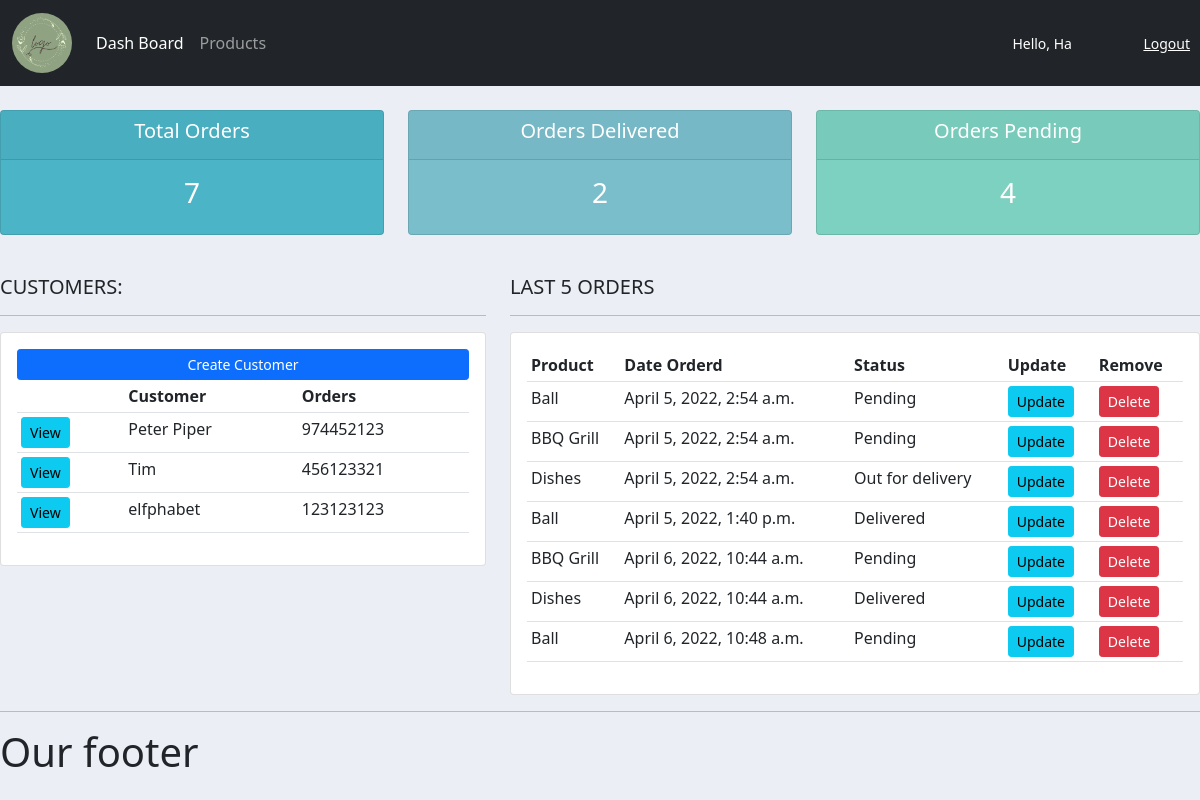
The app's page / (signed in) with its own data.
### accounts/models.py (models this page shows, shortened)
class Customer(models.Model):
    user = models.OneToOneField(User, null=True, blank=True, on_delete=models.CASCADE)
    name = models.CharField(max_length=50, null=True)
    phone = models.CharField(max_length=50, null=True)
    email = models.CharField(max_length=50, null=True)
    date_created = models.DateTimeField(auto_now_add=True)
    profile_pic = models.ImageField(default='profile1.png',null=True, blank=True)

class Order(models.Model):
    STATUS = (
            ('Pending', 'Pending'),
            ('Out for delivery', 'Out for delivery'),
            ('Delivered', 'Delivered'),
    )
    customer = models.ForeignKey(Customer, null=True, on_delete=models.SET_NULL)
    product = models.ForeignKey(Product, null=True, on_delete=models.SET_NULL)
    date_created = models.DateTimeField(auto_now_add=True)
    status = models.CharField(max_length=50, null=True, choices=STATUS)
    note = models.CharField(max_length=100, null=True)

class Product(models.Model):
    CATEGORY = (
            ('Indoor', 'Indoor'),
            ('Out door', 'Out door'),
    )
    name = models.CharField(max_length=50, null=True)
    price = models.FloatField(null=True)
    category = models.CharField(max_length=50, null=True, choices=CATEGORY)
    description = models.CharField(max_length=50, null=True, blank=True)
    date_created = models.DateTimeField(auto_now_add=True)
    tags = models.ManyToManyField(Tag)
    def __str__(self):
        return self.name

### accounts/decorators.py (the view)
    def wrapper_function(request, *args, **kwargs):
        group = None
        if request.user.groups.exists():
            group = request.user.groups.all()[0].name
        if group == 'customer':
            return redirect('user-page')
        if group == 'admin':
            return view_func(request, *args, **kwargs)

### accounts/views.py (called while the page is built)
@login_required(login_url='login')
@admin_only
def home(request):
    orders = Order.objects.all()
    customers = Customer.objects.all()
    total_customers = customers.count()
    total_orders = orders.count()
    delivered = orders.filter(status='Delivered').count()
    pending = orders.filter(status='Pending').count()
    context = {"orders": orders, "customers":customers,
    'total_orders': total_orders, 'delivered': delivered,
    'pending': pending}
    return render(request, 'accounts/dashboard.html', context)

### accounts/templates/accounts/dashboard.html (shortened to what this page needs)
{%  extends 'accounts/main.html' %}
{% block content %}
{% include 'accounts/status.html' %}
<br>
<div class="row">
	<div class="col-md-5">
		<h5>CUSTOMERS:</h5>
		<hr>
		<div class="card card-body">
			<a class="btn btn-primary  btn-sm btn-block" href="">Create Customer</a>
			<table class="table table-sm">
				<tr>
					<th></th>
					<th>Customer</th>
					<th>Orders</th>
				</tr>
				{% for customer in customers %}
					<tr>
						<td><a class="btn btn-sm btn-info" href="{% url 'customer' customer.id %}">View</a></td>
						<td>{{ customer.name }}</td>
						<td>{{ customer.phone }}</td>
					</tr>
				{% endfor %}
			</table>
		</div>
	</div>
	<div class="col-md-7">
		<h5>LAST 5 ORDERS</h5>
		<hr>
		<div class="card card-body">
			<table class="table table-sm">
				<tr>
					<th>Product</th>
					<th>Date Orderd</th>
					<th>Status</th>
					<th>Update</th>
					<th>Remove</th>
				</tr>
				{% for order in orders %}
					<tr>
						<td>{{ order.product }}</td>
						<td>{{ order.date_created }}</td>
						<td>{{ order.status }}</td>
						<td><a class="btn btn-sm btn-info" href="{% url 'update_order' order.id %}">Update</a></td>
						<td><a class="btn btn-sm btn-danger" href="{% url 'delete_order' order.id %}">Delete</a></td>
					</tr>
				{% endfor %}
			</table>
		</div>
	</div>
</div>
{% endblock %}

### accounts/templates/accounts/navbar.html (shortened to what this page needs)
{% load static %}
<nav class="navbar navbar-expand-lg navbar-dark bg-dark">
    <div class="container-fluid">
      <a class="navbar-brand" href="{% url 'home' %}">
        <img src="{% static 'images/logo.png' %}" alt="logo" width="60px" height="60px" style="border-radius: 80%;">
      </a>
      <div class="collapse navbar-collapse" id="navbarNav">
        <ul class="navbar-nav">
          {% if request.user.is_staff %}
            <li class="nav-item">
              <a class="nav-link active" aria-current="page" href="{% url 'home' %}">Dash Board</a>
            </li>
            <li class="nav-item">
              <a class="nav-link" href="{% url 'products' %}">Products</a>
            </li>
          {% else %}
            <li class="nav-item">
              <a class="nav-link active" aria-current="page" href="{% url 'account' %}">Settings</a>
            </li>
          {% endif %}
        </ul>
      </div>
    </div>
    <span class="hello-msg">Hello, {{request.user}}</span>
    <span><a class="hello-msg" href="{% url 'logout' %}">Logout</a></span>
  </nav>

### static/css/main.css (style rules this page uses)
body { background-color: #ebeff5; }

### accounts/templates/accounts/navbar.html (style rules this page uses)
.hello-msg { font-size: 14px; color: #fff; margin-right: 10px; width: 12%; }

### records on screen
Customer: name "Peter Piper", phone "974452123"
Customer: name "Tim", phone "456123321"
Customer: name "elfphabet", phone "123123123"
Order: product "Ball", date_created "April 5, 2022, 2:54 a.m.", status "Pending"
Order: product "BBQ Grill", date_created "April 5, 2022, 2:54 a.m.", status "Pending"
Order: product "Dishes", date_created "April 5, 2022, 2:54 a.m.", status "Out for delivery"
Order: product "Ball", date_created "April 5, 2022, 1:40 p.m.", status "Delivered"
Order: product "BBQ Grill", date_created "April 6, 2022, 10:44 a.m.", status "Pending"
Order: product "Dishes", date_created "April 6, 2022, 10:44 a.m.", status "Delivered"
Order: product "Ball", date_created "April 6, 2022, 10:48 a.m.", status "Pending"

### other values on screen
{{ request.user }} "Ha"
{{ total_orders }} "7"
{{ delivered }} "2"
{{ pending }} "4"
